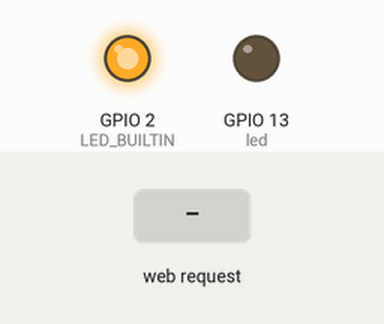
This sketch was run on a simulated ESP8266 (NodeMCU). On the bench: output pins drawn as LEDs (lit = HIGH, except the on-board LED, lit = LOW). Inputs (shaded band) come from the test bench. WiFi joins after 1.5 s; servers stay silent unless stated; what the sketch prints to the serial monitor is not drawn.

Above: at 2.7 s.
2.8 s: HTTP request GET / received
At 3.7 s:
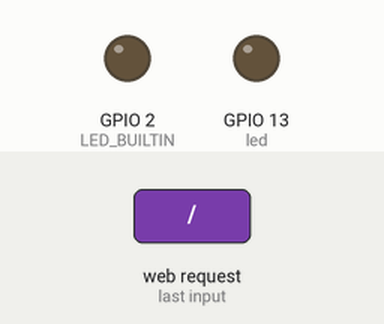
Timing chart, 0 to 5.8 s (numbered marks = the images above; inputs shaded):
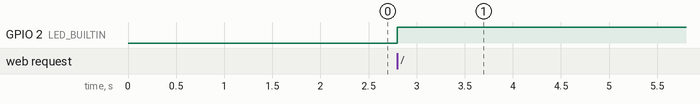

Measured:
- after the input at 2.8 s, GPIO 2 (LED_BUILTIN): LOW → HIGH at once

The sketch:

webserver.ino
```cpp
#include <ESP8266WiFi.h>
#include <WiFiClient.h>
#include <ESP8266WebServer.h>
#include <ESP8266mDNS.h>

const char* ssid = "iotraspi";
const char* password = "iotraspi";

ESP8266WebServer server(80);

const int led = 13;
int ledMode = HIGH;

void handleRoot() {
  //digitalWrite(led, 1);
  server.send(200, "text/plain", "led set");
  //digitalWrite(led, 0);

  digitalWrite(LED_BUILTIN, ledMode);

  if(ledMode == HIGH){
    ledMode = LOW;
  }else{
    ledMode = HIGH;
  }

}

void handleNotFound() {
  digitalWrite(led, 1);
  String message = "File Not Found\n\n";
  message += "URI: ";
  message += server.uri();
  message += "\nMethod: ";
  message += (server.method() == HTTP_GET) ? "GET" : "POST";
  message += "\nArguments: ";
  message += server.args();
  message += "\n";
  for (uint8_t i = 0; i < server.args(); i++) {
    message += " " + server.argName(i) + ": " + server.arg(i) + "\n";
  }
  server.send(404, "text/plain", message);
  digitalWrite(led, 0);
}

void setup(void) {
  pinMode(led, OUTPUT);
  pinMode(LED_BUILTIN, OUTPUT);
  digitalWrite(led, 0);
  Serial.begin(115200);
  WiFi.mode(WIFI_STA);
  WiFi.begin(ssid, password);
  Serial.println("");

  // Wait for connection
  while (WiFi.status() != WL_CONNECTED) {
    delay(500);
    Serial.print(".");
  }
  Serial.println("");
  Serial.print("Connected to ");
  Serial.println(ssid);
  Serial.print("IP address: ");
  Serial.println(WiFi.localIP());

  if (MDNS.begin("esp8266")) {
    Serial.println("MDNS responder started");
  }

  server.on("/", handleRoot);

  server.on("/inline", []() {
    server.send(200, "text/plain", "this works as well");
  });

  server.onNotFound(handleNotFound);

  server.begin();
  Serial.println("HTTP server started");
}

void loop(void) {
  server.handleClient();
}
```
